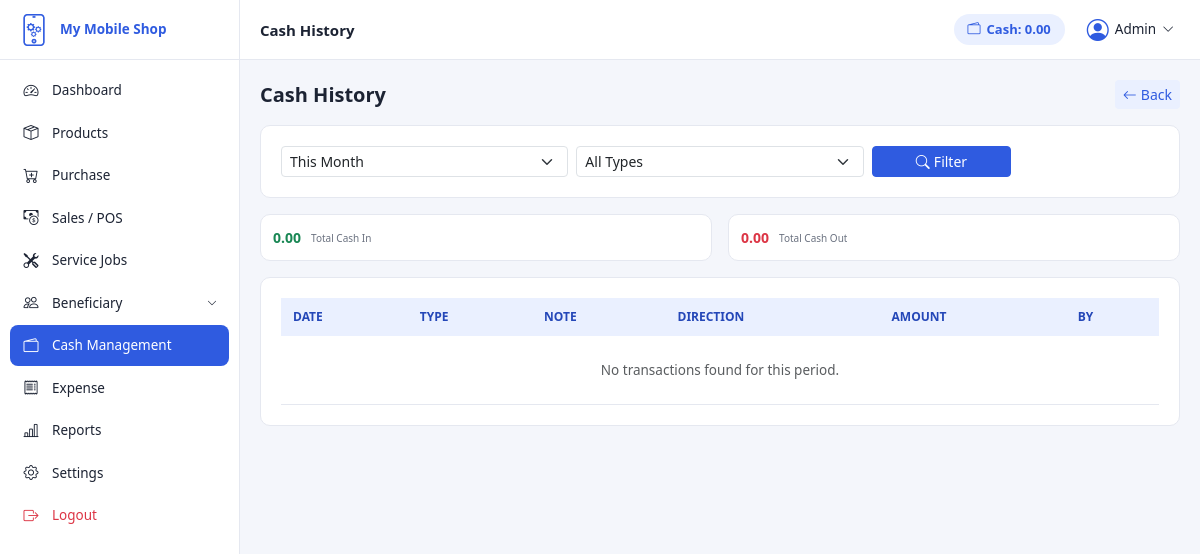
The app's page /cash/history.php (signed in), older data.
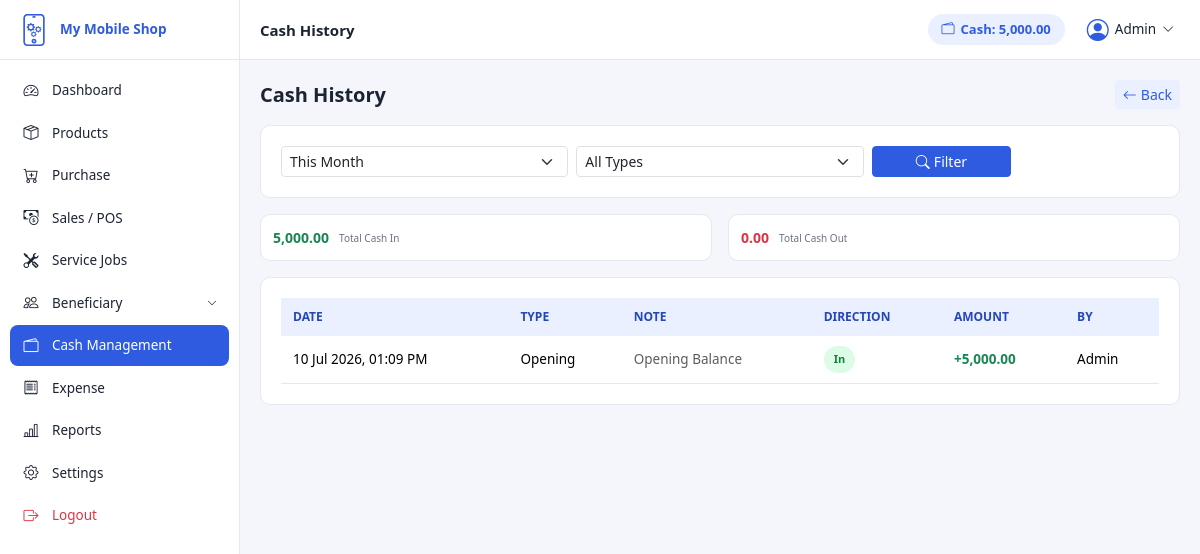
The same page, newer data.
### tables this page shows
CREATE TABLE `cash_transactions` (
  `id` int(11) NOT NULL,
  `type` enum('opening','deposit','withdraw','sale','purchase','expense','customer_payment','supplier_payment','refund') NOT NULL,
  `amount` decimal(10,2) NOT NULL,
  `direction` enum('in','out') NOT NULL,
  `reference_id` int(11) DEFAULT NULL,
  `note` varchar(255) DEFAULT NULL,
  `created_by` int(11) NOT NULL,
  `created_at` datetime DEFAULT current_timestamp()
);

CREATE TABLE `users` (
  `id` int(11) NOT NULL,
  `full_name` varchar(100) NOT NULL,
  `username` varchar(50) NOT NULL,
  `password` varchar(255) NOT NULL,
  `phone` varchar(20) DEFAULT NULL,
  `role` enum('admin','staff') NOT NULL DEFAULT 'staff',
  `status` enum('active','inactive') NOT NULL DEFAULT 'active',
  `photo` varchar(255) DEFAULT NULL,
  `created_at` datetime DEFAULT current_timestamp(),
  `updated_at` datetime DEFAULT current_timestamp() ON UPDATE current_timestamp()
);

### includes/functions.php (called while the page is built, shortened)
<?php
function money($amount) {
    return number_format((float)$amount, 2);
}
function formatDateTime($date, $format = 'd M Y, h:i A') {
    return date($format, strtotime($date));
}
function getCurrentCash($pdo) {
    $stmt = $pdo->query("SELECT
        SUM(CASE WHEN direction = 'in' THEN amount ELSE 0 END) as total_in,
        SUM(CASE WHEN direction = 'out' THEN amount ELSE 0 END) as total_out
        FROM cash_transactions");
    $row = $stmt->fetch();
    $total_in = $row['total_in'] ?? 0;
    $total_out = $row['total_out'] ?? 0;
    return $total_in - $total_out;
}

### cash/history.php (the view, shortened to what the changed rows need)
<?php
require_once __DIR__ . '/../includes/auth.php';
$filter = $_GET['filter'] ?? 'this_month';
$start_date = '';
$end_date = date('Y-m-d');
switch ($filter) {
    case 'this_month':
        $start_date = date('Y-m-01');
        break;
}
$start_full = $start_date . ' 00:00:00';
$end_full = $end_date . ' 23:59:59';
$query = "SELECT ct.*, u.full_name FROM cash_transactions ct
          LEFT JOIN users u ON ct.created_by = u.id
          WHERE ct.created_at BETWEEN ? AND ?";
$params = [$start_full, $end_full];
$query .= " ORDER BY ct.created_at DESC";
$stmt = $pdo->prepare($query);
$stmt->execute($params);
$transactions = $stmt->fetchAll();
$total_in = 0;
$total_out = 0;
foreach ($transactions as $t) {
    if ($t['direction'] === 'in') $total_in += $t['amount'];
    else $total_out += $t['amount'];
}
include __DIR__ . '/../includes/header.php';
?>
<div class="main-content">
    <?php include __DIR__ . '/../includes/navbar.php'; ?>
    <div class="content-body">
        <div class="row g-3 mb-3">
            <div class="col-md-6">
                <div class="stat-card"><div class="stat-value text-success"><?= money($total_in) ?></div><div class="stat-label">Total Cash In</div></div>
            </div>
        </div>
        <div class="card-panel">
            <div class="table-responsive">
                <table class="table table-custom mb-0">
                    <thead>
                        <tr>
                            <th>Date</th>
                            <th>Type</th>
                            <th>Note</th>
                            <th>Direction</th>
                            <th>Amount</th>
                            <th>By</th>
                        </tr>
                    </thead>
                    <tbody>
                        <?php if (count($transactions) === 0): ?>
                        <tr><td colspan="6" class="text-center text-muted py-4">No transactions found for this period.</td></tr>
                        <?php endif; ?>
                        <?php foreach ($transactions as $t): ?>
                        <tr>
                            <td><?= formatDateTime($t['created_at']) ?></td>
                            <td><?= ucfirst(str_replace('_',' ',$t['type'])) ?></td>
                            <td class="small text-muted"><?= htmlspecialchars($t['note'] ?: '-') ?></td>
                            <td>
                                <?php if ($t['direction'] === 'in'): ?>
                                    <span class="badge-status badge-completed">In</span>
                                <?php else: ?>
                                    <span class="badge-status badge-due">Out</span>
                                <?php endif; ?>
                            </td>
                            <td class="fw-semibold <?= $t['direction'] === 'in' ? 'text-success' : 'text-danger' ?>">
                                <?= $t['direction'] === 'in' ? '+' : '-' ?><?= money($t['amount']) ?>
                            </td>
                            <td><?= htmlspecialchars($t['full_name'] ?? '-') ?></td>
                        </tr>
                        <?php endforeach; ?>
                    </tbody>
                </table>
            </div>
        </div>
    </div>
</div>
<?php include __DIR__ . '/../includes/footer.php'; ?>

### includes/navbar.php (shortened to what the changed rows need)
<header class="topbar">
    <div class="d-flex align-items-center gap-3">
        <div class="topbar-cash d-none d-md-flex">
            <i class="bi bi-wallet2"></i>
            <span>Cash: <?= money(getCurrentCash($pdo)) ?></span>
        </div>
    </div>
</header>

Row changes from the older to the newer data that the page shows:
added cash_transactions: created_at "10 Jul 2026, 01:09 PM", type "Opening", note "Opening Balance", direction "In", amount "5,000.00", created_by.full_name "Admin"
Text that changed along with them:
money(getCurrentCash($pdo)): "0.00" → "5,000.00"
money($total_in): "0.00" → "5,000.00"
text no longer shown: "No transactions found for this period."
